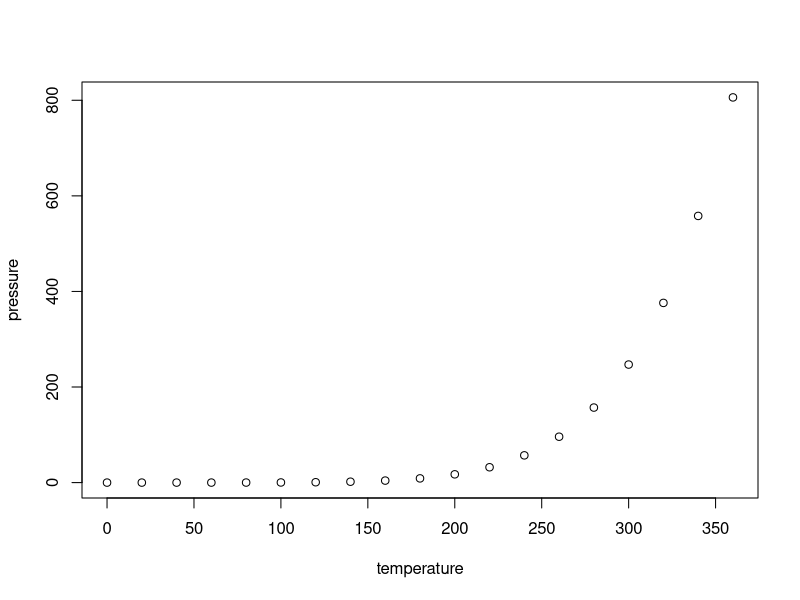
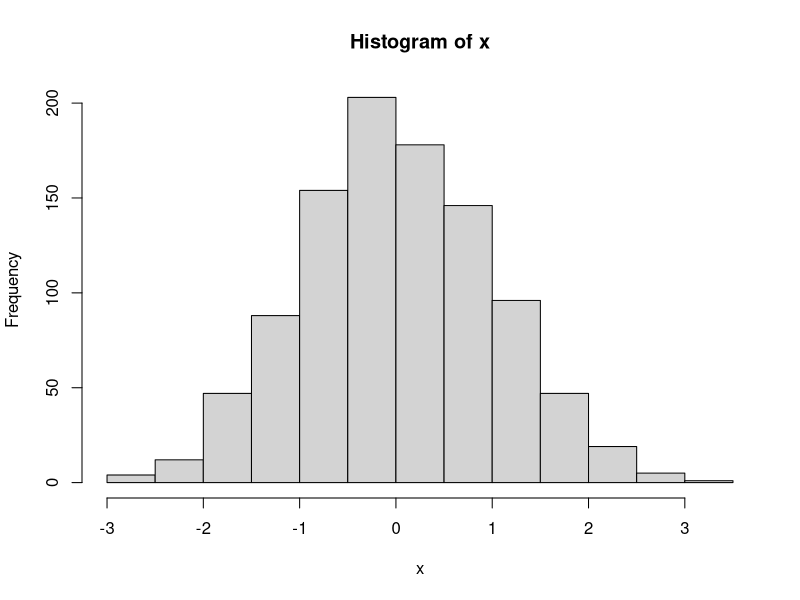
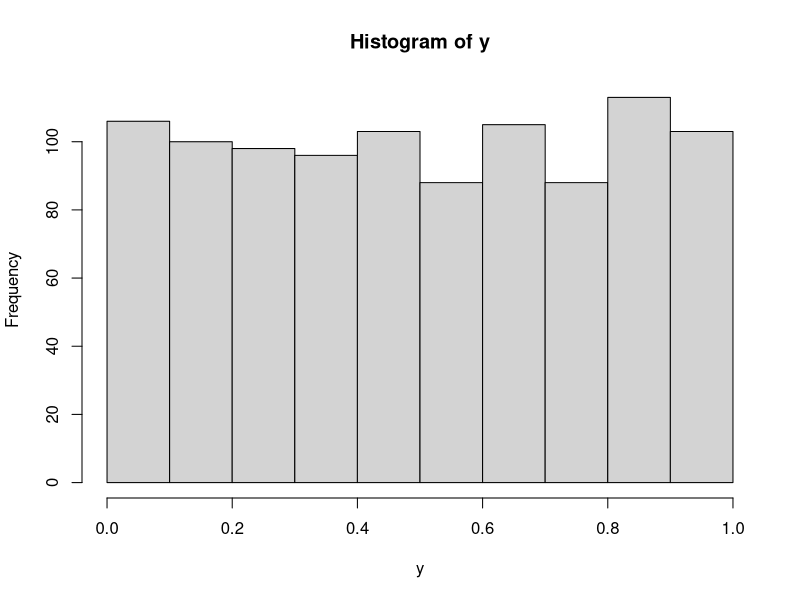

Recreate these plots in R, in order.
## ---- chunk 1
knitr::opts_chunk$set(echo = TRUE)
## ---- chunk 2
summary(cars)
## ---- chunk 3
plot(pressure)
## ---- chunk 4
x <- rnorm(1000)
hist(x)

y <- runif(1000)
hist(y)

set.seed(1)
rnorm(5)
rnorm(10)

set.seed(1)
rnorm(5)

